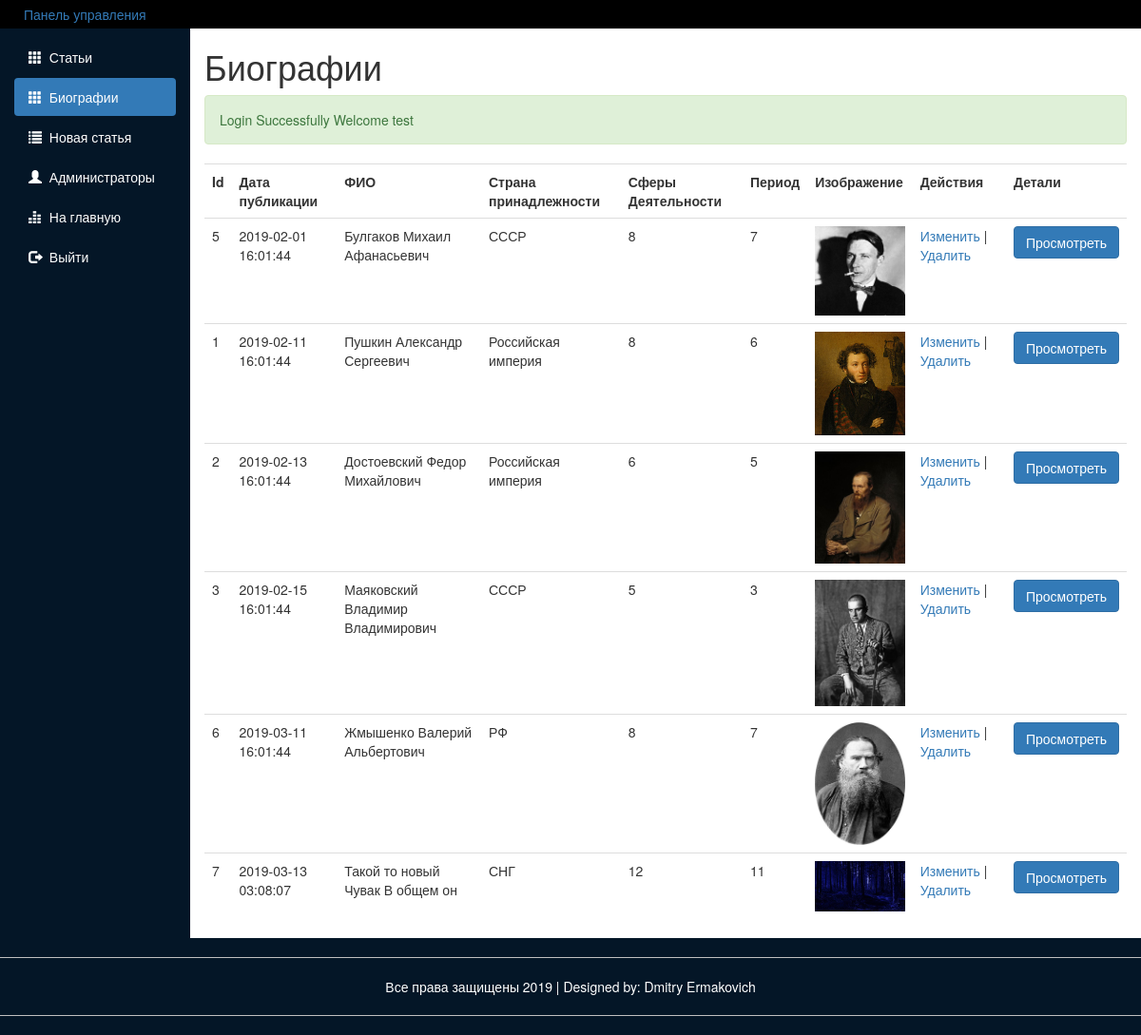
Page /src/public_routes/Dashboard/Biographies.php (signed in) on the earlier database version.
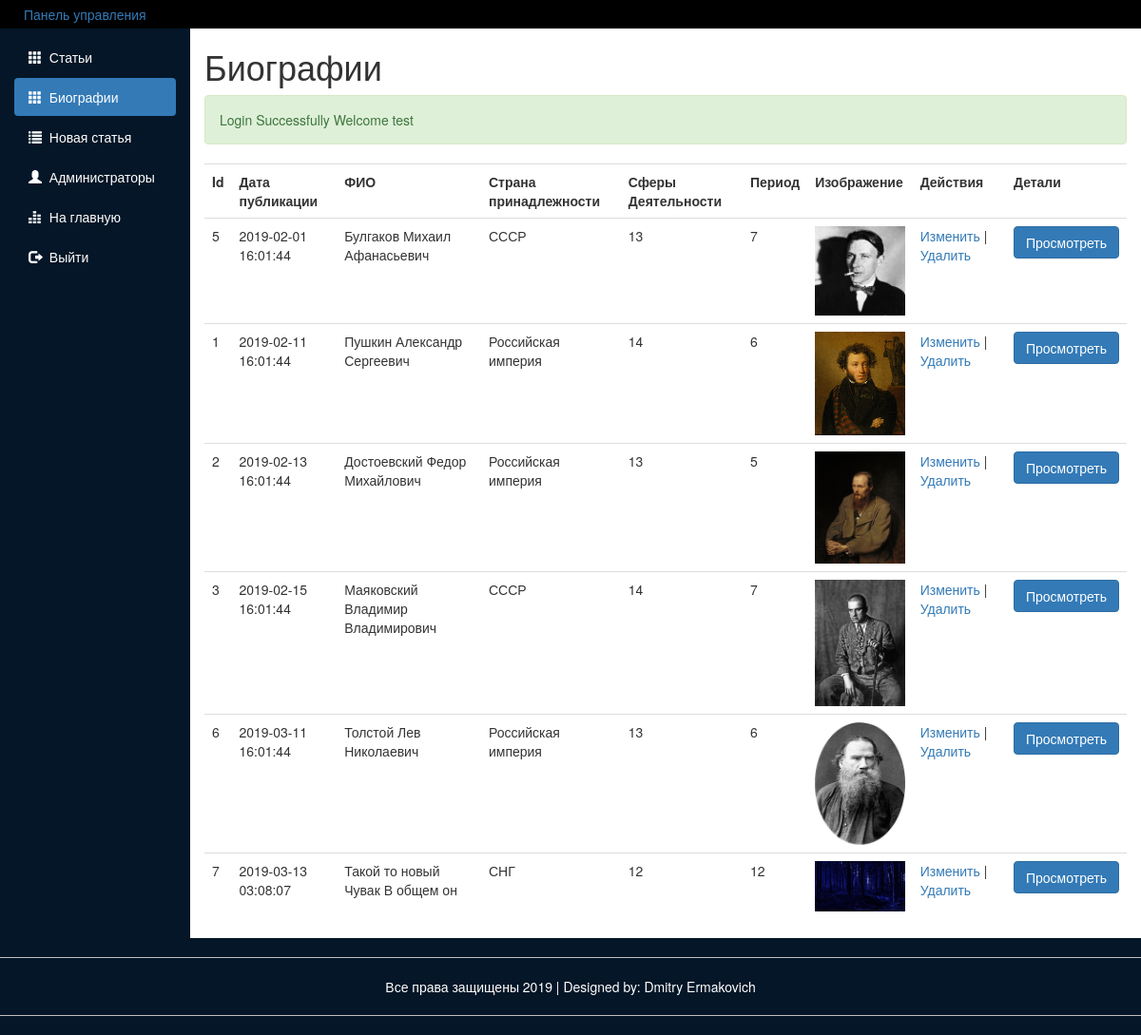
Same page on the later database version.
### src/Include/dbFunctions.php (called while the page is built, shortened)
<?php
require_once 'DatabaseLoad.php';
function doSQLQuery($query)
{
  global $con2;
  try {
    $exec = mysqli_query($con2, $query) or die(mysqli_error($con2));
    if ($exec) {
      return $exec;
    }
  } catch (Exception $e) {
    echo $e->getMessage();
  }
  return false;
}

### src/utils/biographies_c.php (the view, shortened to what this page needs)
<?php
function fillBiographiesTable()
{
  $sql = "SELECT * FROM Авторы ORDER BY дата_добавления";
  $exec = doSQLQuery($sql);
  if (mysqli_num_rows($exec) < 1) {
    ?>
    <p class="lead">У вас 0 постов в данный момент</p>
    <a href="NewPost.php"><button class="btn btn-info">Добавить пост</button></a>
    <?php
  } else {?>
      <table class="table table-hover">
        <tr>
          <th>Id</th>
          <th>Дата публикации</th>
          <th>ФИО</th>
          <th>Страна принадлежности</th>
          <th>Сферы Деятельности</th>
          <th>Период</th>
          <th>Изображение</th>
          <th>Действия</th>
          <th>Детали</th>
        </tr>
        <?php
    while ($post = mysqli_fetch_assoc($exec)) {
      $bio_id = $post['id'];
      $post_date = $post['дата_добавления'];
      $state = $post['страна_принадлежности'];
      $spheres = $post['сферы_деятельности'];
      $period = $post['период'];
      $post_fullname = "$post[фамилия]  $post[имя] $post[отчество]";
      $biography = $post['биография'];
      $image = $biography . '.jpg';
      $t = time();
      ?>
      <tr>
        <td><?php echo $bio_id; ?></td>
        <td><?php echo $post_date; ?></td>
        <td><?php echo $post_fullname;?></td>
        <td><?php echo $state;?></td>
        <td><?php echo $spheres;?></td>
        <td><?php echo $period;?></td>
        <td>
          <?php echo "<img class='img-responsive' src='../Upload/bios/$image?m=$t' width='100px' height='150px'>"; ?>
        </td>
        <td>
          <?php echo "<a href='/editBio.php?bio_id=$bio_id'>Изменить</a> | <a href='/deleteBio.php?bio_id=$bio_id'>Удалить</a>"; ?>
        </td>
        <td><a href="/Bio.php?id=<?php echo $bio_id; ?>"><button class="btn btn-primary">Просмотреть</button></a></td>
      </tr>
      <?php
    }
  }
}
?>

### src/public_routes/Dashboard/Biographies.php (shortened to what this page needs)
<?php require_once('../../Include/Sessions.php') ?>
<?php require_once('../../Include/commonFuncs.php') ?>
<?php require_once('../../Include/dbFunctions.php') ?>
<?php require_once('../../utils/biographies_c.php') ?>
<!DOCTYPE html>
<html>
<head>
  <link href="https://stackpath.bootstrapcdn.com/bootstrap/3.3.7/css/bootstrap.min.css" rel="stylesheet"
>
  <link rel="stylesheet" type="text/css" href="/js-scripts/Assets/styles.css">
</head>
<body>
  <div class="heading">
    <a href="">
      <p>Панель управления</p>
    </a>
  </div>
  <div class="container-fluid">
    <div class="main" id="dashboard">
      <div class="row">
        <div class="col-sm-2">
          <ul id="side-menu" class="nav nav-pills nav-stacked">
            <li class=""><a href="Dashboard.php">
                <span class="glyphicon glyphicon-th"></span>
                &nbsp;Статьи</a></li>
            <li class="active"><a href="Biographies.php">
                <span class="glyphicon glyphicon-th"></span>
                &nbsp;Биографии</a></li>
            <li><a href="NewPost.php">
                <span class="glyphicon glyphicon-list"></span>
                &nbsp;Новая статья</a></li>
            <li><a href="Admin.php">
                <span class="glyphicon glyphicon-user"></span>
                &nbsp;Администраторы</a></li>
            <li><a href="/Blog.php">
                <span class="glyphicon glyphicon-equalizer"></span>
                &nbsp;На главную</a></li>
            <li><a href="/Lagout.php">
                <span class="glyphicon glyphicon-log-out"></span>
                &nbsp;Выйти</a></li>
          </ul>
        </div>
        <div class="col-xs-10" style="min-height: -webkit-fill-available;">
          <div>
            <h1>Биографии</h1>
            <?php echo SuccessMessage(); ?>
            <div class="table-responsive">
              <?php fillBiographiesTable() ?>
              </table>
            </div>
          </div>
        </div>
      </div>
    </div>
  </div>
  <div class="row" id="footer">
    <div class="col-sm-12">
      <hr>
      <p>Все права защищены 2019 | Designed by: Dmitry Ermakovich</p>
      <hr>
    </div>
  </div>
</body>
</html>

### src/Include/Sessions.php (shortened to what this page needs)
<?php
function SuccessMessage()
{
  if (isset($_SESSION['successMessage'])) {
    $ouput = "
			<div class='alert alert-success'>" .
    htmlentities($_SESSION["successMessage"]) .
      "</div>
		";
    return $ouput;
  }
}

### src/public_routes/js-scripts/Assets/styles.css (style rules this page uses)
body { background: #041627; overflow-x: hidden; }
.heading { height: 50px; padding: 5px; background: black; padding-left: 25px; color: silver; }
.col-sm-2 { background: #041627; padding-top: 10px; }
.col-xs-10 { background: white !important; min-height: 650px; overflow: hidden; }
#side-menu li a { color: white; }
#footer { text-align: center; color: white; }
hr { border-color: silver; }
.main { margin-top : -20px; }

Differences in the rows shown:
changed авторы "Булгаков Михаил Афанасьевич": сферы_деятельности "8" → "13"
changed авторы "Пушкин Александр Сергеевич": сферы_деятельности "8" → "14"
changed авторы "Достоевский Федор Михайлович": сферы_деятельности "6" → "13"
changed авторы "Маяковский Владимир Владимирович": сферы_деятельности "5" → "14"; период "3" → "7"
changed авторы id 6: post_fullname "Жмышенко Валерий Альбертович" → "Толстой Лев Николаевич"; страна_принадлежности "РФ" → "Российская империя"; сферы_деятельности "8" → "13"; период "7" → "6"
changed авторы "Такой то новый Чувак В общем он": период "11" → "12"
